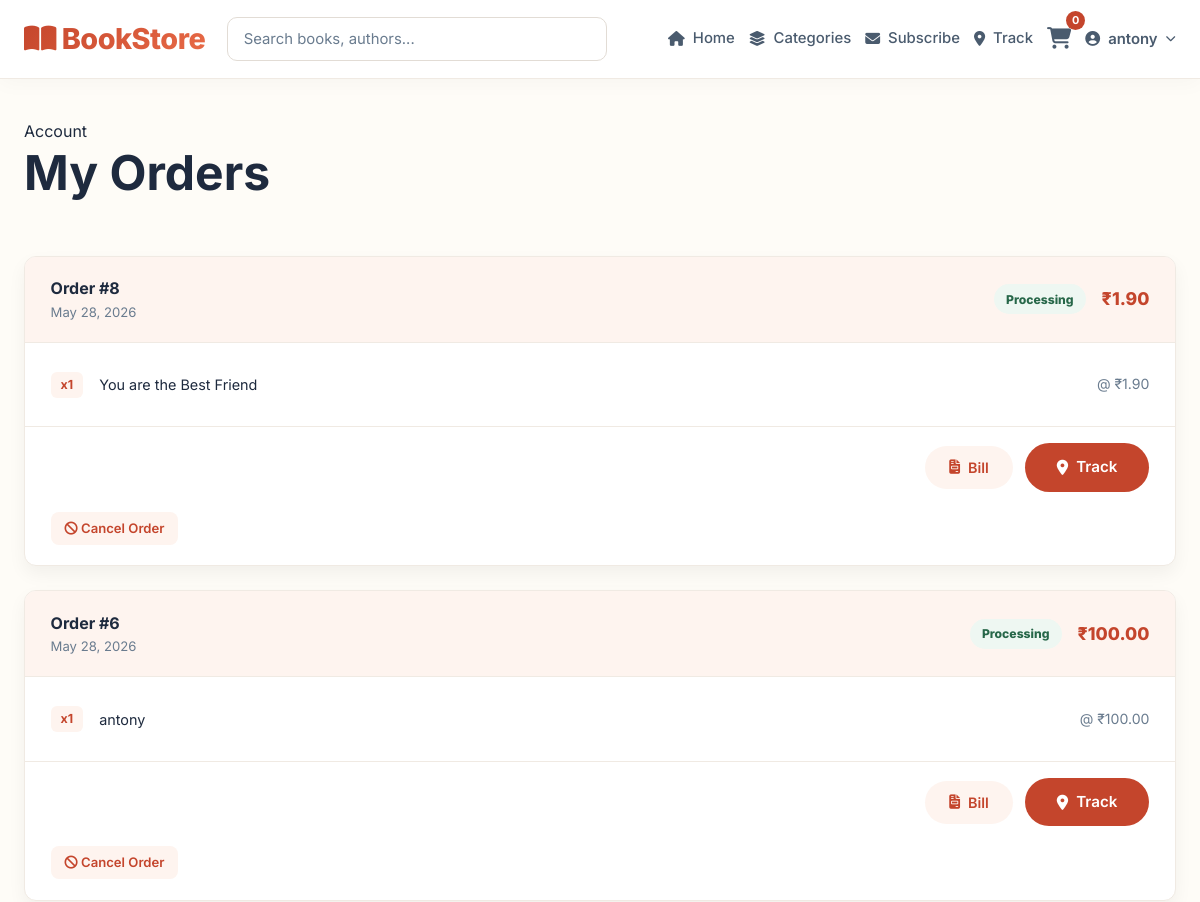
/order-history/ (signed in, upper part), run on an earlier commit of the app's database.
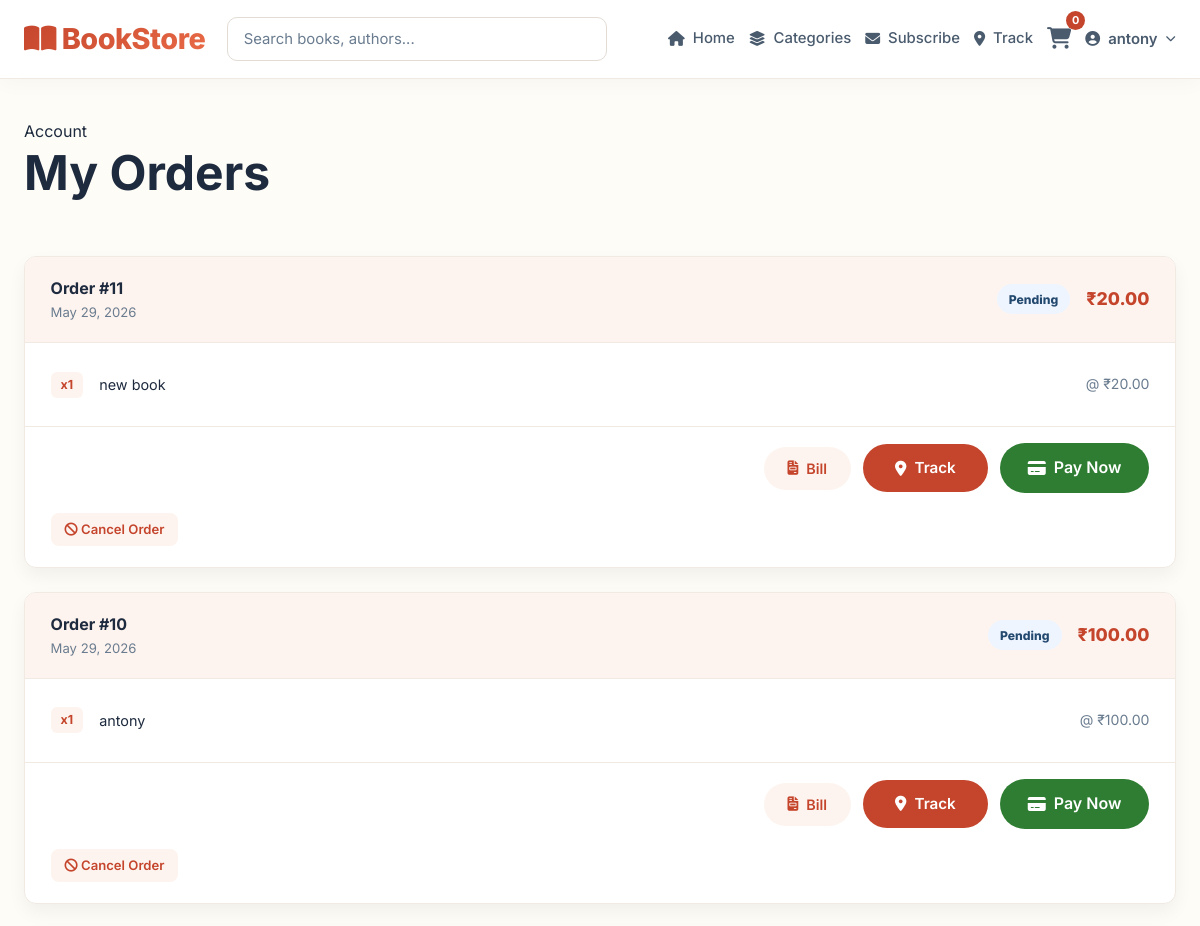
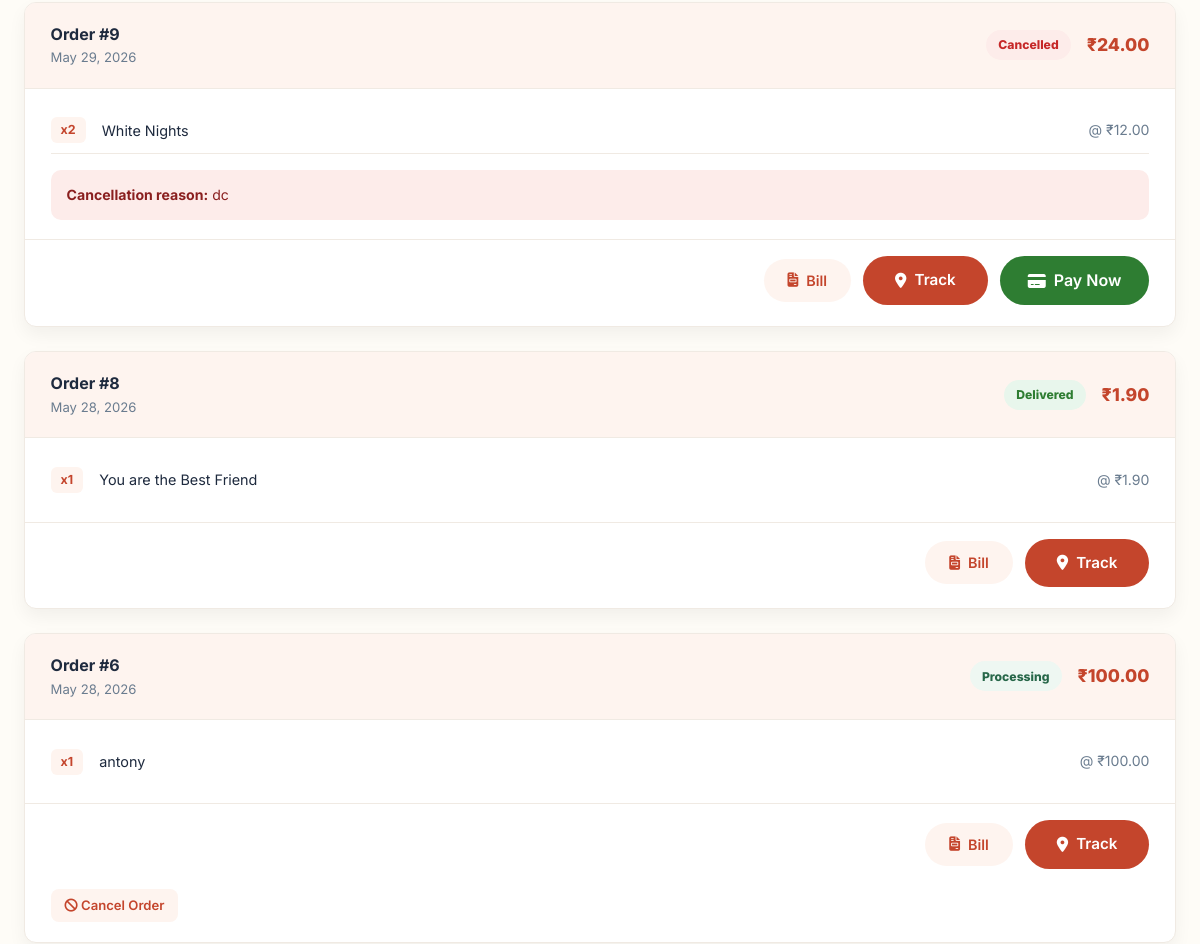
And on a later commit of the database (2 pictures, top to bottom).
### backend/store/models.py (models this page shows, shortened)
class Order(models.Model):
    STATUS_CHOICES = [
        ('pending',    'Pending'),
        ('processing', 'Processing'),
        ('shipped',    'Shipped'),
        ('delivered',  'Delivered'),
        ('cancelled',  'Cancelled'),
    ]
    PAYMENT_METHOD_CHOICES = [
        ('razorpay', 'Razorpay'),
        ('cod', 'Cash on Delivery'),
    ]
    PAYMENT_STATUS_CHOICES = [
        ('awaiting_payment', 'Awaiting Payment'),
        ('paid', 'Paid'),
        ('cod_pending', 'COD Pending'),
        ('failed', 'Failed'),
    ]
    user         = models.ForeignKey(User, on_delete=models.CASCADE)
    full_name    = models.CharField(max_length=200)
    address      = models.TextField()
    city         = models.CharField(max_length=100)
    postal_code  = models.CharField(max_length=20)
    created_at   = models.DateTimeField(default=timezone.now)
    paid         = models.BooleanField(default=False)
    total_amount = models.DecimalField(max_digits=10, decimal_places=2)
    status       = models.CharField(max_length=20, choices=STATUS_CHOICES,
                                    default='pending')
    payment_method = models.CharField(max_length=20, choices=PAYMENT_METHOD_CHOICES, default='razorpay')
    payment_status = models.CharField(max_length=30, choices=PAYMENT_STATUS_CHOICES, default='awaiting_payment')
    tracking_number = models.CharField(max_length=32, unique=True, blank=True, null=True)
    razorpay_order_id = models.CharField(max_length=80, blank=True)
    razorpay_payment_id = models.CharField(max_length=80, blank=True)
    razorpay_signature = models.CharField(max_length=160, blank=True)
    cancellation_reason = models.TextField(blank=True)
    cancelled_at = models.DateTimeField(blank=True, null=True)
    @property
    def can_be_cancelled(self):
        return self.status in {'pending', 'processing'}

class OrderItem(models.Model):
    order    = models.ForeignKey(Order, related_name='items', on_delete=models.CASCADE)
    book     = models.ForeignKey(Book, on_delete=models.CASCADE)
    price    = models.DecimalField(max_digits=6, decimal_places=2)
    quantity = models.PositiveIntegerField(default=1)

class Book(models.Model):
    title       = models.CharField(max_length=200)
    author      = models.CharField(max_length=100)
    description = models.TextField()
    price       = models.DecimalField(max_digits=6, decimal_places=2)
    cover_url   = models.URLField(default='https://picsum.photos/id/20/200/300')
    stock       = models.PositiveIntegerField(default=0)
    genre       = models.CharField(max_length=50, choices=GENRE_CHOICES,
                                   default='fiction', blank=True)
    created_at  = models.DateTimeField(auto_now_add=True)

### backend/store/views.py (the view)
# urls.py: path('order-history/',             views.order_history,     name='order_history'),
@login_required
def order_history(request):
    orders = Order.objects.filter(user=request.user).prefetch_related('items__book').order_by('-created_at')
    return render(request, 'store/order_history.html', {'orders': orders})

### backend/store/context_processors.py (called while the page is built)
def cart_count(request):
    cart = request.session.get('cart', {})
    count = sum(cart.values())
    return {'cart_count': count}

def social_auth_status(request):
    from django.conf import settings
    return {
        'social_auth_available': {
            'google': bool(settings.SOCIAL_AUTH_GOOGLE_OAUTH2_KEY and settings.SOCIAL_AUTH_GOOGLE_OAUTH2_SECRET),
            'facebook': bool(settings.SOCIAL_AUTH_FACEBOOK_KEY and settings.SOCIAL_AUTH_FACEBOOK_SECRET),
            'github': bool(settings.SOCIAL_AUTH_GITHUB_KEY and settings.SOCIAL_AUTH_GITHUB_SECRET),
        }
    }

### frontend/templates/store/order_history.html (shortened to what this page needs)
{% extends 'store/base.html' %}
{% block content %}
<div class="page-hero">
  <span class="eyebrow">Account</span>
  <h1>My Orders</h1>
</div>
{% if orders %}
<div class="orders-list">
  {% for order in orders %}
  <div class="order-card">
    <div class="order-card-header">
      <div>
        <div class="order-id">Order #{{ order.id }}</div>
        <div class="order-date">{{ order.created_at|date:"F j, Y" }}</div>
      </div>
      <div class="order-header-actions">
        <span class="status-pill status-{{ order.status }}">{{ order.get_status_display }}</span>
        <div class="order-total-badge">₹{{ order.total_amount }}</div>
      </div>
    </div>
    <div class="order-card-body">
      {% for item in order.items.all %}
      <div class="order-item">
        <span class="order-item-qty">x{{ item.quantity }}</span>
        <span class="order-item-title">{{ item.book.title }}</span>
        <span class="order-item-price">@ ₹{{ item.price }}</span>
      </div>
      {% endfor %}
      {% if order.status == 'cancelled' and order.cancellation_reason %}
      <div class="cancel-reason-note">
        <strong>Cancellation reason:</strong> {{ order.cancellation_reason }}
      </div>
      {% endif %}
    </div>
    <div class="order-card-footer">
      <a href="{% url 'bill' order.id %}" class="btn-secondary"><i class="fa-solid fa-file-invoice"></i> Bill</a>
      <a href="{% url 'track_order' %}?order_id={{ order.id }}&postal_code={{ order.postal_code }}" class="btn-primary">
        <i class="fa-solid fa-location-dot"></i> Track
      </a>
      {% if not order.paid and order.payment_method != 'cod' %}
      <a href="{% url 'payment' order.id %}" class="btn-success"><i class="fa-solid fa-credit-card"></i> Pay Now</a>
      {% endif %}
      {% if order.can_be_cancelled %}
      <details class="cancel-order-panel">
        <summary class="btn-remove"><i class="fa-solid fa-ban"></i> Cancel Order</summary>
      </details>
      {% endif %}
    </div>
  </div>
  {% endfor %}
</div>
{% endif %}
{% endblock %}

### frontend/templates/store/base.html (shortened to what this page needs)
<!DOCTYPE html>
<html lang="en">
<head>
  {% load static %}
  <link rel="stylesheet" href="https://cdnjs.cloudflare.com/ajax/libs/font-awesome/6.5.1/css/all.min.css">
  <link rel="stylesheet" href="{% static 'store/css/style.css' %}">
</head>
<body>
  <nav class="navbar" id="mainNav">
    <div class="container nav-container">
      <a href="{% url 'home' %}" class="logo">
        <i class="fa-solid fa-book-open"></i> BookStore
      </a>
      <form method="GET" action="{% url 'home' %}" class="search-form">
        <input type="text" name="q" value="{{ request.GET.q }}"
               class="search-input" placeholder="Search books, authors...">
      </form>
      <div class="nav-links">
        <a href="{% url 'home' %}" class="nav-link" title="Home">
          <i class="fa-solid fa-house"></i><span class="nav-label">Home</span>
        </a>
        <a href="{% url 'category_list' %}" class="nav-link" title="Categories">
          <i class="fa-solid fa-layer-group"></i><span class="nav-label">Categories</span>
        </a>
        <a href="{% url 'subscribe' %}" class="nav-link" title="Subscribe">
          <i class="fa-solid fa-envelope"></i><span class="nav-label">Subscribe</span>
        </a>
        <a href="{% url 'track_order' %}" class="nav-link" title="Track Order">
          <i class="fa-solid fa-location-dot"></i><span class="nav-label">Track</span>
        </a>
        <a href="{% url 'cart' %}" class="nav-link cart-icon" title="Cart">
          <i class="fa-solid fa-cart-shopping"></i>
          <span class="cart-count">{{ cart_count }}</span>
        </a>
        {% if user.is_authenticated %}
          <div class="nav-user-menu">
            <button class="nav-user-btn" id="userMenuBtn">
              <i class="fa-solid fa-circle-user"></i>
              <span class="nav-label">{{ user.first_name|default:user.username }}</span>
              <i class="fa-solid fa-chevron-down nav-user-chevron"></i>
            </button>
          </div>
        {% endif %}
      </div>
    </div>
  </nav>
  <main>
    <div class="container">
      {% block content %}{% endblock %}
    </div>
  </main>
</body>
</html>

What changed in the data, as far as the page shows it:
added Order: id "11", created_at "May 29, 2026", status "Pending", total_amount "20.00", paid False (drawn)
added OrderItem: quantity "1", book "new book", price "20.00", shown under "11"
added Order: id "10", created_at "May 29, 2026", status "Pending", total_amount "100.00", paid False (drawn)
added OrderItem: quantity "1", book "antony", price "100.00", shown under "10"
added Order: id "9", created_at "May 29, 2026", status "Cancelled", total_amount "24.00", cancellation_reason "dc", paid False (drawn)
added OrderItem: quantity "2", book "White Nights", price "12.00", shown under "9"
changed Order id 8: status "Processing" → "Delivered"; no longer shows "Cancel Order"
